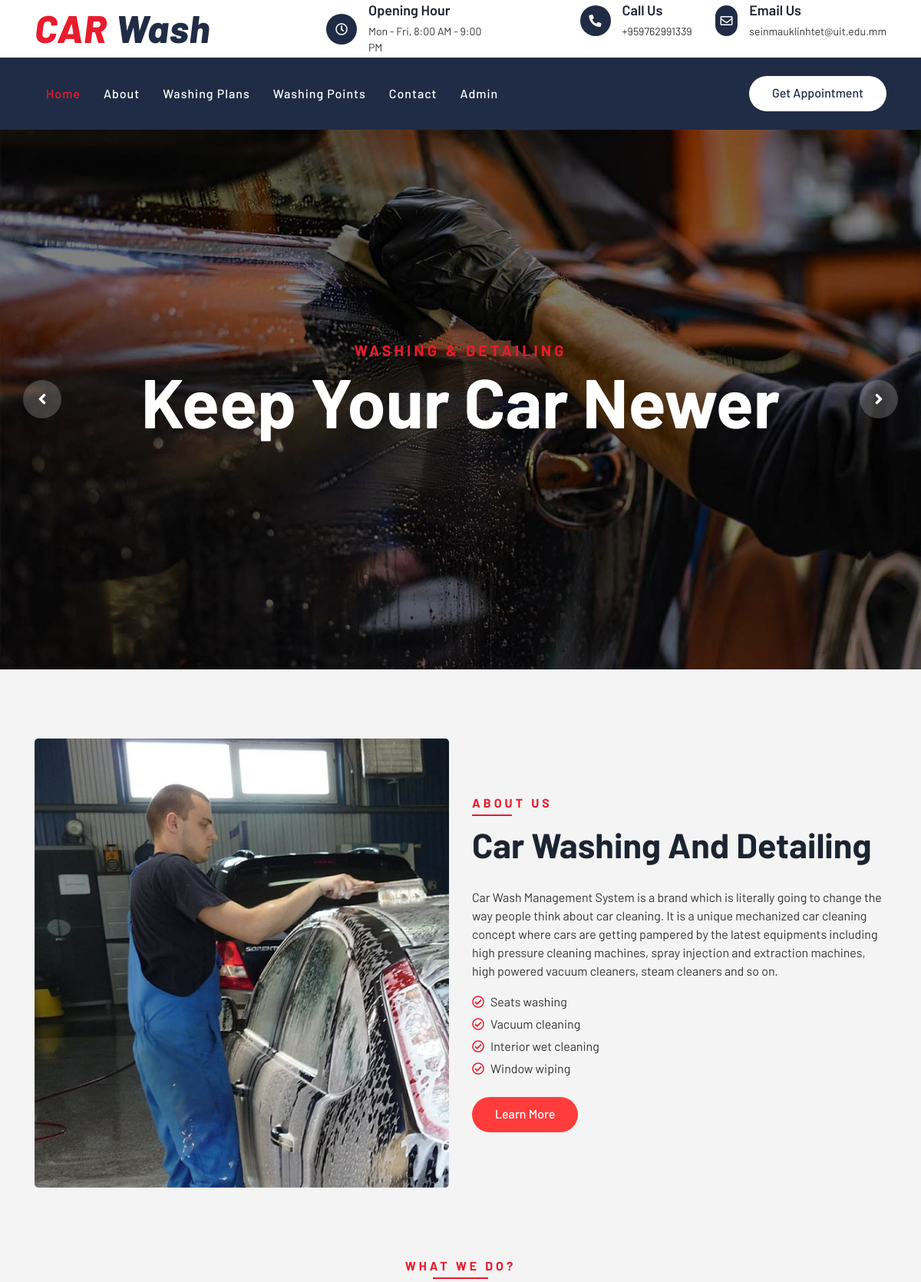
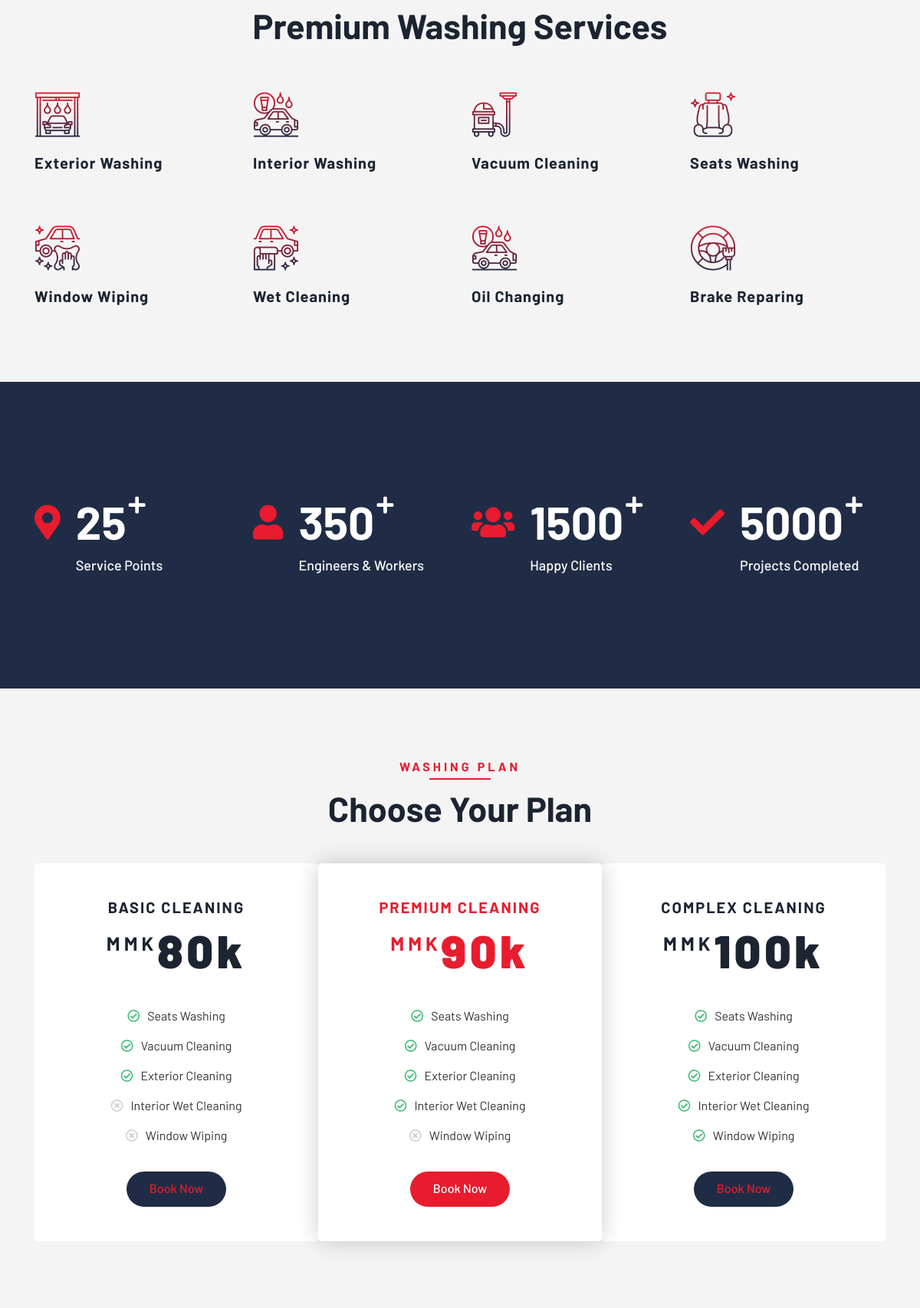
The page / (upper part) on the database its author committed (2 pictures, top to bottom).
### tables this page shows
CREATE TABLE `tblpages` (
  `id` int(11) NOT NULL,
  `type` varchar(255) DEFAULT '',
  `detail` longtext DEFAULT NULL,
  `openignHrs` varchar(255) DEFAULT NULL,
  `phoneNumber` bigint(20) DEFAULT NULL,
  `emailId` varchar(120) DEFAULT NULL
);

### index.php (the view, shortened to what this page needs)
<?php
include('includes/config.php');
?>
<!DOCTYPE html>
<html lang="en">
    <head>
        <link href="https://stackpath.bootstrapcdn.com/bootstrap/4.4.1/css/bootstrap.min.css" rel="stylesheet">
        <link href="https://cdnjs.cloudflare.com/ajax/libs/font-awesome/5.10.0/css/all.min.css" rel="stylesheet">
        <link href="lib/flaticon/font/flaticon.css" rel="stylesheet">
        <link href="lib/animate/animate.min.css" rel="stylesheet">
        <link href="lib/owlcarousel/assets/owl.carousel.min.css" rel="stylesheet">
        <link href="css/style.css" rel="stylesheet">
    </head>
    <body>
<?php include_once('./includes/header.php');?>
        <div class="carousel">
            <div class="container-fluid">
                <div class="owl-carousel">
                    <div class="carousel-item">
                        <div class="carousel-img">
                            <img src="img/carousel-1.jpg" alt="Image">
                        </div>
                        <div class="carousel-text">
                            <h3>Washing & Detailing</h3>
                            <h1>Keep your Car Newer</h1>
                        </div>
                    </div>
                </div>
            </div>
        </div>
        <div class="about">
            <div class="container">
                <div class="row align-items-center">
                    <div class="col-lg-6">
                        <div class="about-img">
                            <img src="img/about.jpg" alt="Image">
                        </div>
                    </div>
                    <div class="col-lg-6">
                        <div class="section-header text-left">
                            <p>About Us</p>
                            <h2>car washing and detailing</h2>
                        </div>
                        <div class="about-content">
                            <p>
                            Car Wash Management System is a brand which is literally going to change the way people think about car cleaning. It is a unique mechanized car cleaning concept where cars are getting pampered by the latest equipments including high pressure cleaning machines, spray injection and extraction machines, high powered vacuum cleaners, steam cleaners and so on.
                            </p>
                            <ul>
                                <li><i class="far fa-check-circle"></i>Seats washing</li>
                                <li><i class="far fa-check-circle"></i>Vacuum cleaning</li>
                                <li><i class="far fa-check-circle"></i>Interior wet cleaning</li>
                                <li><i class="far fa-check-circle"></i>Window wiping</li>
                            </ul>
                            <a class="btn btn-custom" href="about.php">Learn More</a>
                        </div>
                    </div>
                </div>
            </div>
        </div>
        <div class="service">
            <div class="container">
                <div class="section-header text-center">
                    <p>What We Do?</p>
                    <h2>Premium Washing Services</h2>
                </div>
                <div class="row">
                    <div class="col-lg-3 col-md-6">
                        <div class="service-item">
                            <i class="flaticon-car-wash-1"></i>
                            <h3>Exterior Washing</h3>
                        </div>
                    </div>
                    <div class="col-lg-3 col-md-6">
                        <div class="service-item">
                            <i class="flaticon-car-wash"></i>
                            <h3>Interior Washing</h3>
                        </div>
                    </div>
                    <div class="col-lg-3 col-md-6">
                        <div class="service-item">
                            <i class="flaticon-vacuum-cleaner"></i>
                            <h3>Vacuum Cleaning</h3>
                        </div>
                    </div>
                    <div class="col-lg-3 col-md-6">
                        <div class="service-item">
                            <i class="flaticon-seat"></i>
                            <h3>Seats Washing</h3>
                        </div>
                    </div>
                    <div class="col-lg-3 col-md-6">
                        <div class="service-item">
                            <i class="flaticon-car-service"></i>
                            <h3>Window Wiping</h3>
                        </div>
                    </div>
                    <div class="col-lg-3 col-md-6">
                        <div class="service-item">
                            <i class="flaticon-car-service-2"></i>
                            <h3>Wet Cleaning</h3>
                        </div>
                    </div>
                    <div class="col-lg-3 col-md-6">
                        <div class="service-item">
                            <i class="flaticon-car-wash"></i>
                            <h3>Oil Changing</h3>
                        </div>
                    </div>
                    <div class="col-lg-3 col-md-6">
                        <div class="service-item">
                            <i class="flaticon-brush-1"></i>
                            <h3>Brake Reparing</h3>
                        </div>
                    </div>
                </div>
            </div>
        </div>
        <div class="facts" data-parallax="scroll" data-image-src="img/facts.jpg">
            <div class="container">
                <div class="row">
                    <div class="col-lg-3 col-md-6">
                        <div class="facts-item">
                            <i class="fa fa-map-marker-alt"></i>
                            <div class="facts-text">
                                <h3 data-toggle="counter-up">25</h3>
                                <p>Service Points</p>
                            </div>
                        </div>
                    </div>
                    <div class="col-lg-3 col-md-6">
                        <div class="facts-item">
                            <i class="fa fa-user"></i>
                            <div class="facts-text">
                                <h3 data-toggle="counter-up">350</h3>
                                <p>Engineers & Workers</p>
                            </div>
                        </div>
                    </div>
                    <div class="col-lg-3 col-md-6">
                        <div class="facts-item">
                            <i class="fa fa-users"></i>
                            <div class="facts-text">
                                <h3 data-toggle="counter-up">1500</h3>
                                <p>Happy Clients</p>
                            </div>
                        </div>
                    </div>
                    <div class="col-lg-3 col-md-6">
                        <div class="facts-item">
                            <i class="fa fa-check"></i>
                            <div class="facts-text">
                                <h3 data-toggle="counter-up">5000</h3>
                                <p>Projects Completed</p>
                            </div>
                        </div>
                    </div>
                </div>
            </div>
        </div>
        <div class="price">
            <div class="container">
                <div class="section-header text-center">
                    <p>Washing Plan</p>
                    <h2>Choose Your Plan</h2>
                </div>
                <div class="row">
                    <div class="col-md-4">
                        <div class="price-item">
                            <div class="price-header">
                                <h3>Basic Cleaning</h3>
                                <h2><span>MMK</span><strong>80k</strong></h2>
                            </div>
                            <div class="price-body">
                                <ul>
                                    <li><i class="far fa-check-circle"></i>Seats Washing</li>
                                    <li><i class="far fa-check-circle"></i>Vacuum Cleaning</li>
                                    <li><i class="far fa-check-circle"></i>Exterior Cleaning</li>
                                    <li><i class="far fa-times-circle"></i>Interior Wet Cleaning</li>
                                    <li><i class="far fa-times-circle"></i>Window Wiping</li>
                                </ul>
                            </div>
                            <div class="price-footer">
                                <a class="btn btn-custom"  data-toggle="modal" data-target="#myModal">Book Now</a>
                            </div>
                        </div>
                    </div>
                    <div class="col-md-4">
                        <div class="price-item featured-item">
                            <div class="price-header">
                                <h3>Premium Cleaning</h3>
                                <h2><span>MMK</span><strong>90k</strong></h2>
                            </div>
                            <div class="price-body">
                                <ul>
                                    <li><i class="far fa-check-circle"></i>Seats Washing</li>
                                    <li><i class="far fa-check-circle"></i>Vacuum Cleaning</li>
                                    <li><i class="far fa-check-circle"></i>Exterior Cleaning</li>
                                    <li><i class="far fa-check-circle"></i>Interior Wet Cleaning</li>
                                    <li><i class="far fa-times-circle"></i>Window Wiping</li>
                                </ul>
                            </div>
                            <div class="price-footer">
                                <a class="btn btn-custom"  data-toggle="modal" data-target="#myModal">Book Now</a>
                            </div>
                        </div>
                    </div>
                    <div class="col-md-4">
                        <div class="price-item">
                            <div class="price-header">
                                <h3>Complex Cleaning</h3>
                                <h2><span>MMK</span><strong>100k</strong></h2>
                            </div>
                            <div class="price-body">
                                <ul>
                                    <li><i class="far fa-check-circle"></i>Seats Washing</li>
                                    <li><i class="far fa-check-circle"></i>Vacuum Cleaning</li>
                                    <li><i class="far fa-check-circle"></i>Exterior Cleaning</li>
                                    <li><i class="far fa-check-circle"></i>Interior Wet Cleaning</li>
                                    <li><i class="far fa-check-circle"></i>Window Wiping</li>
                                </ul>
                            </div>
                            <div class="price-footer">
                                <a class="btn btn-custom"  data-toggle="modal" data-target="#myModal">Book Now</a>
                            </div>
                        </div>
                    </div>
                </div>
            </div>
        </div>
    </body>
</html>

### includes/header.php (shortened to what this page needs)
        <div class="top-bar">
            <div class="container">
                <div class="row align-items-center">
                    <div class="col-lg-4 col-md-12">
                        <div class="logo">
                            <a href="index.php">
                                <h1>CAR <span>Wash</span></h1>
                            </a>
                        </div>
                    </div>
<?php
$sql = "SELECT * from tblpages where type='contact'";
$query = $dbh -> prepare($sql);
$query->execute();
$results=$query->fetchAll(PDO::FETCH_OBJ);
foreach($results as $result)
{
?>
                    <div class="col-lg-8 col-md-7 d-none d-lg-block">
                        <div class="row">
                            <div class="col-4">
                                <div class="top-bar-item">
                                    <div class="top-bar-icon">
                                        <i class="far fa-clock"></i>
                                    </div>
                                    <div class="top-bar-text">
                                        <h3>Opening Hour</h3>
                                        <p><?php   echo $result->openignHrs; ?></p>
                                    </div>
                                </div>
                            </div>
                            <div class="col-4">
                                <div class="top-bar-item">
                                    <div class="top-bar-icon">
                                        <i class="fa fa-phone-alt"></i>
                                    </div>
                                    <div class="top-bar-text">
                                        <h3>Call Us</h3>
                                        <p>+<?php   echo $result->phoneNumber; ?></p>
                                    </div>
                                </div>
                            </div>
                            <div class="col-4">
                                <div class="top-bar-item">
                                    <div class="top-bar-icon">
                                        <i class="far fa-envelope"></i>
                                    </div>
                                    <div class="top-bar-text">
                                        <h3>Email Us</h3>
                                        <p><?php   echo $result->emailId; ?></p>
                                    </div>
                                </div>
                            </div>
                        </div>
                    </div>
                <?php } ?>
                </div>
            </div>
        </div>
        <div class="nav-bar">
    <div class="container">
        <nav class="navbar navbar-expand-lg bg-dark navbar-dark">
            <div class="collapse navbar-collapse justify-content-between" id="navbarCollapse">
                <div class="navbar-nav mr-auto">
                    <a href="index.php" class="nav-item nav-link <?php echo (basename($_SERVER['PHP_SELF']) == 'index.php') ? 'active' : ''; ?>">Home</a>
                    <a href="about.php" class="nav-item nav-link <?php echo (basename($_SERVER['PHP_SELF']) == 'about.php') ? 'active' : ''; ?>">About</a>
                    <a href="washing-plans.php" class="nav-item nav-link <?php echo (basename($_SERVER['PHP_SELF']) == 'washing-plans.php') ? 'active' : ''; ?>">Washing Plans</a>
                    <a href="location.php" class="nav-item nav-link <?php echo (basename($_SERVER['PHP_SELF']) == 'location.php') ? 'active' : ''; ?>">Washing Points</a>
                    <a href="contact.php" class="nav-item nav-link <?php echo (basename($_SERVER['PHP_SELF']) == 'contact.php') ? 'active' : ''; ?>">Contact</a>
                    <a href="admin" class="nav-item nav-link <?php echo (basename($_SERVER['PHP_SELF']) == 'admin/index.php') ? 'active' : ''; ?>">Admin</a>
                </div>
                <div class="ml-auto">
                    <div class="price-footer">
                        <a class="btn btn-custom" data-toggle="modal" data-target="#myModal">Get Appointment</a>
                    </div>
                </div>
        </nav>
    </div>
</div>

### rows shown on the page
tblpages: openignHrs "Mon - Fri, 8:00 AM - 9:00 PM", phoneNumber "959762991339", emailId "seinmauklinhtet@uit.edu.mm"
